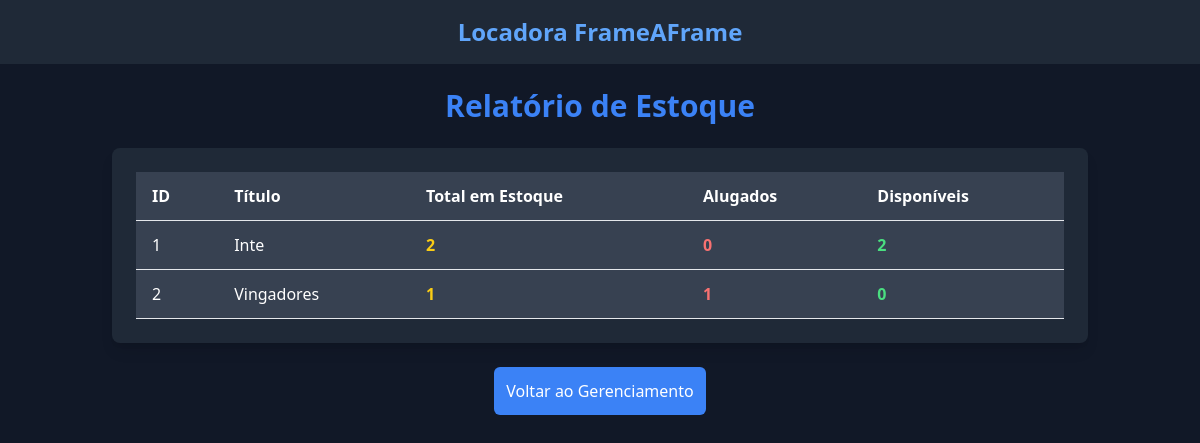
Screenshot of /relatorios/estoque (signed in) with the database file from the repository.
### app/models.py (models this page shows, shortened)
class Filme(db.Model):
    id = db.Column(db.Integer, primary_key=True)
    titulo = db.Column(db.String(100), unique=True, nullable=False)
    genero = db.Column(db.String(50), nullable=False)
    ano = db.Column(db.Integer, nullable=False)
    diretor = db.Column(db.String(100))
    quantidade_disponivel = db.Column(db.Integer, nullable=False)
    descricao = db.Column(db.Text, nullable=True)  # 🔹 Adicionamos descrição
    preco = db.Column(db.Float, nullable=False)  # 🔹 Adicionamos preço
    imagem_url = db.Column(db.String(255), nullable=True)  # 🔹 Link da imagem

### app/routes/relatorios_estoque.py (the view)
@relatorios_estoque_bp.route("/relatorios/estoque")
@login_required
def listar_estoque():
    if not current_user.is_admin:
        return "Você não tem permissão para acessar esta página.", 403
    filmes = Filme.query.all()
    estoque_info = []
    for filme in filmes:
        alugados = Locacao.query.filter_by(filme_id=filme.id, finalizada=False).count()
        estoque_info.append({
            "id": filme.id,
            "titulo": filme.titulo,
            "quantidade_total": filme.quantidade_disponivel + alugados,
            "quantidade_alugada": alugados,
            "quantidade_disponivel": filme.quantidade_disponivel
        })
    return render_template("relatorios_estoque.html", estoque=estoque_info)

### app/__init__.py (called while the page is built)
@login_manager.user_loader
def load_user(user_id):
    from app.models import Usuario
    return Usuario.query.get(int(user_id))

### app/templates/relatorios_estoque.html (shortened to what this page needs)
{% extends "base.html" %}
{% block content %}
<div class="flex flex-col items-center min-h-screen">
    <h1 class="text-3xl font-bold text-blue-500 mb-6">Relatório de Estoque</h1>
    <div class="w-full max-w-5xl bg-gray-800 p-6 rounded-lg shadow-lg">
        {% if estoque %}
        <table class="w-full text-white">
            <thead>
                <tr class="bg-gray-700">
                    <th class="py-3 px-4 border-b text-left">ID</th>
                    <th class="py-3 px-4 border-b text-left">Título</th>
                    <th class="py-3 px-4 border-b text-left">Total em Estoque</th>
                    <th class="py-3 px-4 border-b text-left">Alugados</th>
                    <th class="py-3 px-4 border-b text-left">Disponíveis</th>
                </tr>
            </thead>
            <tbody>
                {% for filme in estoque %}
                <tr class="bg-gray-700 hover:bg-gray-600">
                    <td class="py-3 px-4 border-b">{{ filme.id }}</td>
                    <td class="py-3 px-4 border-b">{{ filme.titulo }}</td>
                    <td class="py-3 px-4 border-b text-yellow-400 font-bold">{{ filme.quantidade_total }}</td>
                    <td class="py-3 px-4 border-b text-red-400 font-bold">{{ filme.quantidade_alugada }}</td>
                    <td class="py-3 px-4 border-b text-green-400 font-bold">{{ filme.quantidade_disponivel }}</td>
                </tr>
                {% endfor %}
            </tbody>
        </table>
        {% else %}
        <p class="text-gray-400 text-center">Nenhum filme registrado no estoque.</p>
        {% endif %}
    </div>
    <a href="{{ url_for('relatorios.hub') }}"
        class="mt-6 block bg-blue-500 text-white p-3 rounded-md hover:bg-blue-600">
        Voltar ao Gerenciamento
    </a>
</div>
{% endblock %}

### rows the page displays
Filme: id "1", titulo "Inte", quantidade_total "2", quantidade_alugada "0", quantidade_disponivel "2"
Filme: id "2", titulo "Vingadores", quantidade_total "1", quantidade_alugada "1", quantidade_disponivel "0"
